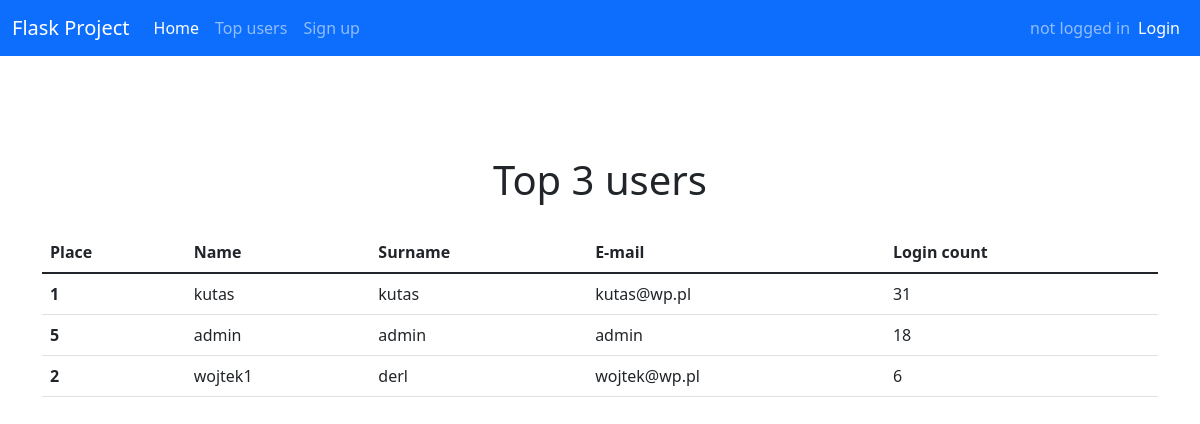
/top_users, run on an earlier commit of the app's database.
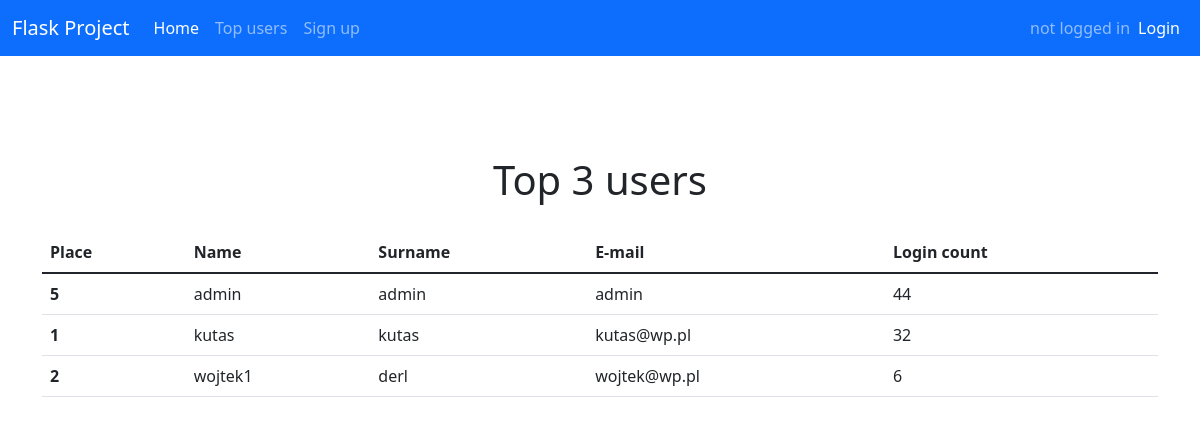
And on a later commit of the database.
### app.py (models this page shows)
class User(db.Model, UserMixin):
    id = db.Column(db.Integer, primary_key = True)
    email = db.Column(db.String(30), nullable=False, unique=True)
    name = db.Column(db.String(20), nullable=False)
    last_name = db.Column(db.String(20), nullable=False)
    password = db.Column(db.String(80), nullable=False)
    login_count = db.Column(db.Integer, nullable=False, default=0)
    isAdmin = db.Column(db.Boolean(), nullable=False, default=False)

### app.py (the view)
@app.route('/top_users', methods=['GET', 'POST'])
def topUsers():
    top_users = db.session.query(User).order_by(User.login_count.desc()).limit(3)
    return render_template('top_users.html', users = top_users)

### templates/top_users.html
{% extends "base.html" %} {% block title %}Top users{% endblock %} {% block content
%}
<h1>Top 3 users</h1>
<table class="table">
  <thead>
    <tr>
      <th scope="col">Place</th>
      <th scope="col">Name</th>
      <th scope="col">Surname</th>
      <th scope="col">E-mail</th>
      <th scope="col">Login count</th>
    </tr>
  </thead>
  <tbody>
    {% for user in users %}
    <tr>
      <th scope="row">{{user.id}}</th>
      <td>{{ user.name }}</td>
      <td>{{ user.last_name }}</td>
      <td>{{ user.email }}</td>
      <td>{{ user.login_count }}</td>
    </tr>
    {% endfor %}
  </tbody>
</table>
{% endblock %}

### templates/base.html (shortened to what this page needs)
<!DOCTYPE html>
<html lang="pl">
  <head>
    {% block styles %}
    <link
      rel="stylesheet"
      href="{{url_for('.static', filename='styles/base.css')}}"
    />
    <link
      href="https://cdn.jsdelivr.net/npm/bootstrap@5.1.3/dist/css/bootstrap.min.css"
      rel="stylesheet"
    />
    {% endblock %}
  </head>
  <body>
    <nav class="navbar navbar-expand-lg navbar-dark bg-primary">
      <div class="container-fluid">
        <a class="navbar-brand" href="{{url_for('home')}}">Flask Project</a>
        <div class="collapse navbar-collapse" id="navbarText">
          <ul class="navbar-nav me-auto mb-2 mb-lg-0">
            <li class="nav-item">
              <a class="nav-link active"
                aria-current="page"
                href="{{url_for('home')}}"
                >Home</a>
            </li>
            <li class="nav-item">
              <a class="nav-link" href="{{url_for('topUsers')}}">Top users</a>
            </li>
            {% if not current_user.is_authenticated %}
            <li class="nav-item">
              <a class="nav-link" href="{{url_for('register')}}">Sign up</a>
            </li>
            {% endif %}
          </ul>
          {% if current_user.is_authenticated %}
          <span class="navbar-text">
            Logged as {{current_user.name }}
            </span>
            <span class="navbar-item">
              <ul class="navbar-nav me-auto mb-2 mb-lg-0">
                <li class="nav-item">
                  <a
                    class="nav-link active"
                    aria-current="page"
                    href="{{url_for('logout')}}"
                    >Log out</a
                  >
                </li>
              </ul>
            </span>
            {% else %}
            <span class="navbar-text">
              not logged in
              </span>
              <span class="navbar-item">
                <ul class="navbar-nav me-auto mb-2 mb-lg-0">
                  <li class="nav-item">
                    <a
                      class="nav-link active"
                      aria-current="page"
                      href="{{url_for('login')}}"
                      >Login</a
                    >
                  </li>
                </ul>
              </span>
            {% endif %}
        </div>
      </div>
    </nav>
    <div class="container">{% block content %} {% endblock %}</div>
  </body>
</html>

### static/styles/base.css (style rules this page uses)
body { margin: 0; background-color: dimgrey; font-family: "Roboto", sans-serif; }
.container { margin-top: 30px; padding-top: 50px; display: grid; place-items: center; }
h1 { padding: 20px; }

What changed in the data, as far as the page shows it:
changed User "admin": login_count "18" → "44"; moves up the list
changed User "kutas": login_count "31" → "32"
